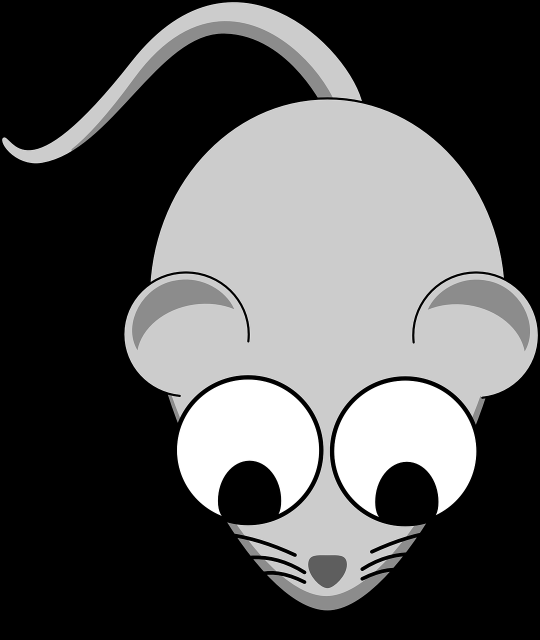
#> input picture data/mouse.png, 1080 x 1280 px (shown at 1/2 size)
$ python opencv05.py
#> lines starting #> are read from the running program, lines starting #| are printed output that depends on the picture
import argparse
from typing import Any
import cv2
import os
from matplotlib import pyplot as plt
import numpy as np

def check_dir (filepath) :
    dir = os.path.dirname(filepath)
    if  not os.path.isdir(dir) :
        os.mkdir(dir)
        print ('creaate folder : ' , dir)

def imwrite(path , img_RGB) :
    img_BGR = img_RGB[:,:,::-1]
    cv2.imwrite(path , img_BGR)

def show_diff(img1 , img2) :
    plt.subplot(121),plt.imshow(img1),plt.title('Original')
    plt.xticks([]), plt.yticks([])
    plt.subplot(122),plt.imshow(img2),plt.title('Averaging')
    plt.xticks([]), plt.yticks([])
    plt.show()

def resize(args) :
    img = cv2.imread(args.src)
    (height , width) = img.shape[:2]
    dst = cv2.resize(img , (width//4 , height//4) , interpolation = cv2.INTER_AREA)
    dst_RGB = dst[:,:,::-1]
    show_diff(img , dst_RGB)
    return dst

def translate(args) :
    img = cv2.imread(args.src)
#> img is the input picture: shape (1280, 1080, 3); min 0, max 255, mean 85.1
    (rows , cols) = img.shape[:2]
#> rows = 1280; cols = 1080
    #[1 , 0 , tx]
    #[0 , 1 , ty]
    M = np.array([(1 , 0 , args.tx),(0 , 1 , args.ty)] ,dtype = np.float32)
    dst = cv2.warpAffine(img , M , (cols , rows) )
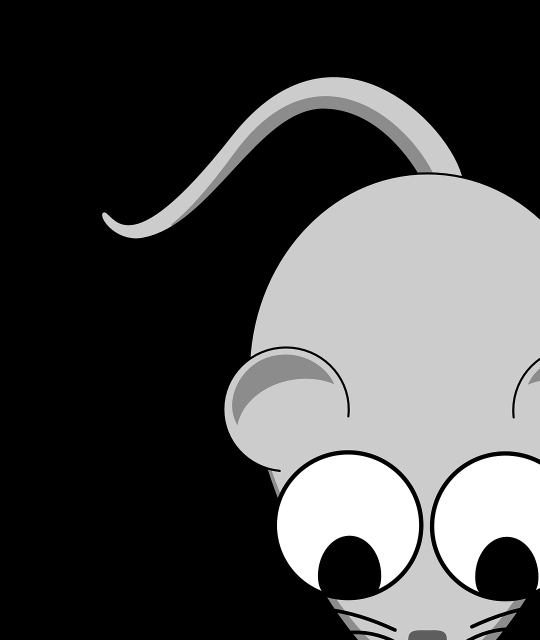
#> dst: shape (1280, 1080, 3) (shown at 1/2 size); min 0, max 255, mean 72.2
    show_diff(img , dst)
#> in show_diff, `plt.show()`:
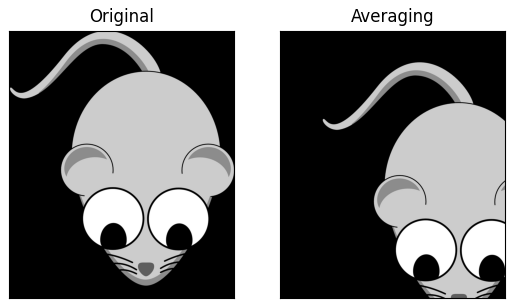
#> figure drawn by matplotlib, 2 panels
    return dst

def rotate(args , image = None) :
    if type(image) is np.ndarray :
        img = image
    else:
        img = cv2.imread(args.src)
    (rows , cols) = img.shape[:2]
    M = cv2.getRotationMatrix2D(((cols)/2.0, (rows)/2.0), args.angle, args.scale)
    dst = cv2.warpAffine(img , M , (cols , rows) )
    if args.show:
        show_diff(img , dst)
    return dst

def animal_rotate(args) :
    img = cv2.imread(args.src)
    args.show = False

    (height , width) = img.shape[:2]
#> height = 1280; width = 1080
    cv2.namedWindow('frame', cv2.WINDOW_NORMAL)
    while(True) :
        dst = rotate(args , img)
#> in rotate, `dst = cv2.warpAffine(img , M , (cols , rows) )`:
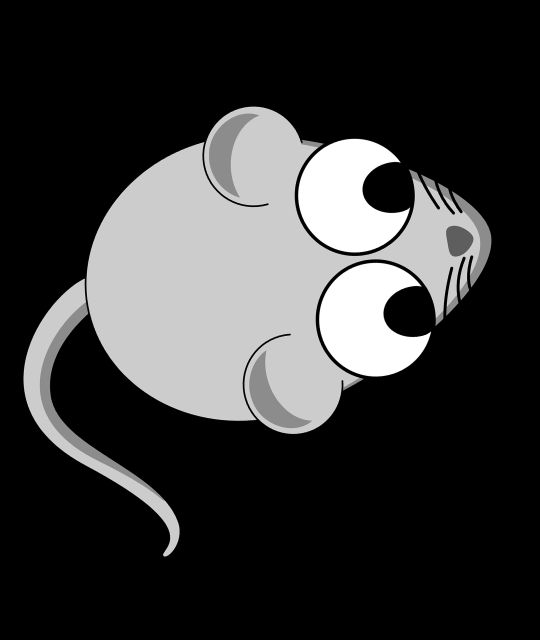
#> dst: shape (1280, 1080, 3) (shown at 1/2 size); min 0, max 255, mean 54.5
        cv2.imshow('frame' , dst)
        cv2.resizeWindow('frame' , (width //2, height//2) )
        args.angle+=1
        key = cv2.waitKey(1000)
#> (key Esc is pressed here)

        if key == 27 :
            break

if __name__ == '__main__':
    parser = argparse.ArgumentParser()
    parser.add_argument('--src' , default = 'data/mouse.png' , help = 'source file')
    parser.add_argument('--show' , action = 'store_true' , help = 'source file')
    parser.add_argument('--tx' , type = int , default = 200 , help = 'horizontal translation')
    parser.add_argument('--ty' , type = int , default = 150 , help = 'vertical translation')
    parser.add_argument('--angle' , type = int , default = 100 , help = 'rotation angle')
    parser.add_argument('--scale' , type = float , default = .8 , help = 'scale ratio')
    parser.add_argument('--output' , default = 'output/output.jpeg' , help = 'output result')
    parser.add_argument('--save' , action = 'store_true' , help = 'save result')
    args = parser.parse_args()

    img = None
    #img = resize(args)
    img = translate(args)
    #img = rotate(args)
    animal_rotate(args)

    if args.save and img is not None :
        destination = args.output
        check_dir(destination)
        imwrite(destination,img)
        print('save file under ',args.output)
